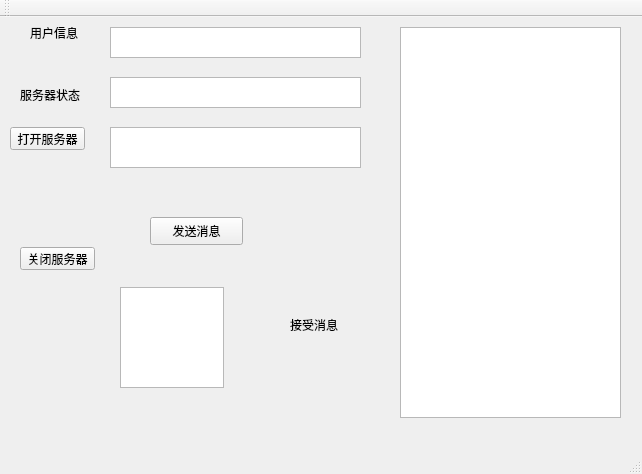
<?xml version="1.0" encoding="UTF-8"?>
<ui version="4.0">
 <class>MainWindow</class>
 <widget class="QMainWindow" name="MainWindow">
  <property name="geometry">
   <rect>
    <x>0</x>
    <y>0</y>
    <width>642</width>
    <height>474</height>
   </rect>
  </property>
  <property name="windowTitle">
   <string>MainWindow</string>
  </property>
  <widget class="QWidget" name="centralWidget">
   <widget class="QTextEdit" name="showinfo">
    <property name="geometry">
     <rect>
      <x>110</x>
      <y>10</y>
      <width>251</width>
      <height>31</height>
     </rect>
    </property>
    <property name="readOnly">
     <bool>true</bool>
    </property>
   </widget>
   <widget class="QLabel" name="userinfo">
    <property name="geometry">
     <rect>
      <x>30</x>
      <y>10</y>
      <width>54</width>
      <height>12</height>
     </rect>
    </property>
    <property name="text">
     <string>用户信息</string>
    </property>
   </widget>
   <widget class="QLabel" name="userinfo_num">
    <property name="geometry">
     <rect>
      <x>120</x>
      <y>10</y>
      <width>54</width>
      <height>12</height>
     </rect>
    </property>
    <property name="text">
     <string/>
    </property>
   </widget>
   <widget class="QPushButton" name="openserver">
    <property name="geometry">
     <rect>
      <x>10</x>
      <y>110</y>
      <width>75</width>
      <height>23</height>
     </rect>
    </property>
    <property name="text">
     <string>打开服务器</string>
    </property>
   </widget>
   <widget class="QPushButton" name="closeserver">
    <property name="geometry">
     <rect>
      <x>20</x>
      <y>230</y>
      <width>75</width>
      <height>23</height>
     </rect>
    </property>
    <property name="text">
     <string>关闭服务器</string>
    </property>
   </widget>
   <widget class="QTextEdit" name="Servertxt">
    <property name="geometry">
     <rect>
      <x>110</x>
      <y>60</y>
      <width>251</width>
      <height>31</height>
     </rect>
    </property>
   </widget>
   <widget class="QTextEdit" name="nip">
    <property name="geometry">
     <rect>
      <x>110</x>
      <y>110</y>
      <width>251</width>
      <height>41</height>
     </rect>
    </property>
   </widget>
   <widget class="QLabel" name="label">
    <property name="geometry">
     <rect>
      <x>20</x>
      <y>70</y>
      <width>71</width>
      <height>16</height>
     </rect>
    </property>
    <property name="text">
     <string>服务器状态</string>
    </property>
   </widget>
   <widget class="QLabel" name="label_2">
    <property name="geometry">
     <rect>
      <x>290</x>
      <y>300</y>
      <width>71</width>
      <height>16</height>
     </rect>
    </property>
    <property name="text">
     <string>接受消息</string>
    </property>
   </widget>
   <widget class="QTextEdit" name="receivetxt">
    <property name="geometry">
     <rect>
      <x>400</x>
      <y>10</y>
      <width>221</width>
      <height>391</height>
     </rect>
    </property>
   </widget>
   <widget class="QPushButton" name="sendinfo">
    <property name="geometry">
     <rect>
      <x>150</x>
      <y>200</y>
      <width>93</width>
      <height>28</height>
     </rect>
    </property>
    <property name="text">
     <string>发送消息</string>
    </property>
   </widget>
   <widget class="QTextEdit" name="sendtxt">
    <property name="geometry">
     <rect>
      <x>120</x>
      <y>270</y>
      <width>104</width>
      <height>101</height>
     </rect>
    </property>
   </widget>
  </widget>
  <widget class="QMenuBar" name="menuBar">
   <property name="geometry">
    <rect>
     <x>0</x>
     <y>0</y>
     <width>642</width>
     <height>26</height>
    </rect>
   </property>
  </widget>
  <widget class="QToolBar" name="mainToolBar">
   <attribute name="toolBarArea">
    <enum>TopToolBarArea</enum>
   </attribute>
   <attribute name="toolBarBreak">
    <bool>false</bool>
   </attribute>
  </widget>
  <widget class="QStatusBar" name="statusBar"/>
 </widget>
 <layoutdefault spacing="6" margin="11"/>
 <resources/>
 <connections/>
</ui>
